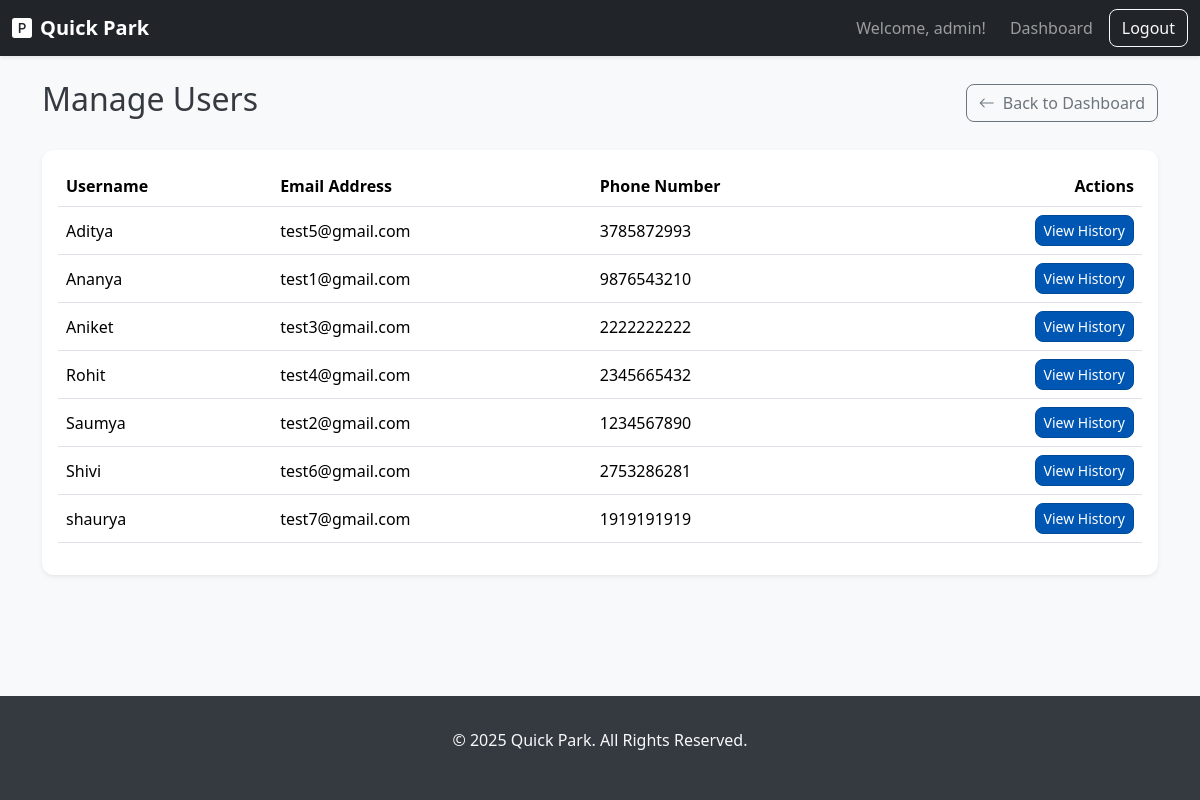
The app's page /admin/users (signed in) with its own data.
### models.py (models this page shows)
class User(db.Model):
    __tablename__ = 'user'
    id = db.Column(db.Integer, primary_key=True)
    username = db.Column(db.String(80), unique=True, nullable=False)
    email = db.Column(db.String(120), unique=True, nullable=False)
    phone_number = db.Column(db.String(20), unique=True, nullable=False)
    password_hash = db.Column(db.String(128), nullable=False)
    role = db.Column(db.String(20), nullable=False, default='user')
    bookings = db.relationship('Booking', backref='user', lazy=True)

### app.py (the view)
@app.route('/admin/users')
def view_users():
    if session.get('role') != 'admin':
        flash('You must be an admin to access this page.', 'danger')
        return redirect(url_for('login'))
    users = User.query.filter_by(role='user').order_by(User.username).all()
    return render_template('admin/view_users.html', users=users)

### templates/admin/view_users.html (shortened to what this page needs)
{% extends 'base.html' %}
{% block content %}
<div class="d-flex justify-content-between align-items-center mb-4">
    <h1 class="h2">Manage Users</h1>
    <a href="{{ url_for('admin_dashboard') }}" class="btn btn-outline-secondary"><i class="bi bi-arrow-left me-2"></i>Back to Dashboard</a>
</div>
<div class="card shadow-sm">
    <div class="card-body">
        {% if users %}
        <div class="table-responsive">
            <table class="table table-hover align-middle">
                <thead>
                    <tr>
                        <th>Username</th>
                        <th>Email Address</th>
                        <th>Phone Number</th>
                        <th class="text-end">Actions</th>
                    </tr>
                </thead>
                <tbody>
                    {% for user in users %}
                    <tr>
                        <td>{{ user.username }}</td>
                        <td>{{ user.email }}</td>
                        <td>{{ user.phone_number }}</td>
                        <td class="text-end">
                            <a href="{{ url_for('user_details', user_id=user.id) }}" class="btn btn-sm btn-primary">View History</a>
                        </td>
                    </tr>
                    {% endfor %}
                </tbody>
            </table>
        </div>
        {% else %}
        <p class="text-center text-muted mt-3">No users have registered yet.</p>
        {% endif %}
    </div>
</div>
{% endblock %}

### static/css/style.css (style rules this page uses)
body { font-family: 'Segoe UI', Tahoma, Geneva, Verdana, sans-serif; background-color: #f8f9fa; color: #343a40; }
.btn { border-radius: 0.5rem; font-weight: 500; transition: all 0.2s ease-in-out; }
.btn-primary { background-color: #0056b3; border-color: #004a99; }
.card { border: none; border-radius: 0.75rem; box-shadow: 0 4px 12px rgba(0, 0, 0, 0.08); transition: all 0.3s ease; }

### records on screen
User: username "Aditya", email "test5@gmail.com", phone_number "3785872993"
User: username "Ananya", email "test1@gmail.com", phone_number "9876543210"
User: username "Aniket", email "test3@gmail.com", phone_number "2222222222"
User: username "Rohit", email "test4@gmail.com", phone_number "2345665432"
User: username "Saumya", email "test2@gmail.com", phone_number "1234567890"
User: username "Shivi", email "test6@gmail.com", phone_number "2753286281"
User: username "shaurya", email "test7@gmail.com", phone_number "1919191919"

### other values on screen
{{ session.username }} "admin"
